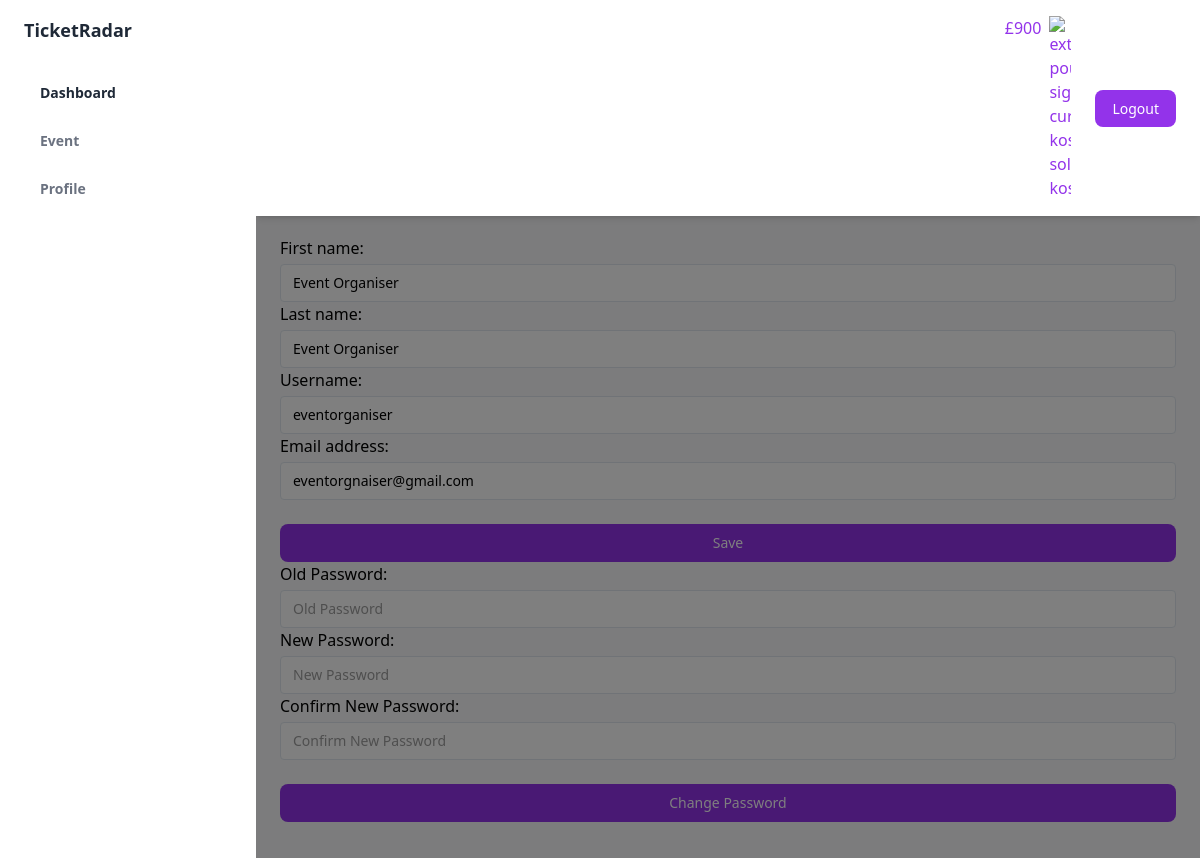
Screenshot of /profile/ (signed in) with the database file from the repository.
### account/models.py (models this page shows, shortened)
class Account(AbstractUser):
    is_event_organizer = models.BooleanField(default=False)
    amount = models.IntegerField(default=0)

### account/views.py (the view)
# urls.py: path('profile/',views.profile,name='profile'),
@login_required
def profile(request):
    user = Account.objects.get(username=request.user.username)
    if request.method == 'POST':
        form = UserProfileUpdateForm(request.POST, instance=user)
        if form.is_valid():
            old_password = form.cleaned_data.get('old_password')
            new_password1 = form.cleaned_data.get('new_password1')
            new_password2 = form.cleaned_data.get('new_password2')
            if old_password and new_password1 and new_password2:
                user.set_password(new_password1)
                user.save()
                update_session_auth_hash(request, user)
                messages.success(request, 'Your account has been updated Successfully.')
                return redirect('profile')
            form.save()
            return redirect('profile')
    else:
        form = UserProfileUpdateForm(instance=user)
    return render(request,'account/profile.html',{'user':user,'form':form})

### account/forms.py (shortened to what this page needs)
class UserProfileUpdateForm(UserChangeForm):
    old_password = forms.CharField(widget=forms.PasswordInput(), required=False, label='Old Password')
    new_password1 = forms.CharField(widget=forms.PasswordInput(), required=False, label='New Password')
    new_password2 = forms.CharField(widget=forms.PasswordInput(), required=False, label='Confirm New Password')
    class Meta:
        model = Account
        fields = ['first_name', 'last_name','username' ,'email']
    def __init__(self, *args, **kwargs):
        super(UserProfileUpdateForm, self).__init__(*args, **kwargs)
        for field in self.fields:
            self.fields[field].widget.attrs['class'] = 'block w-full mt-1 text-sm dark:border-gray-600 dark:bg-gray-700 focus:border-purple-400 focus:outline-none focus:shadow-outline-purple dark:text-gray-300 dark:focus:shadow-outline-gray form-input'
            self.fields[field].widget.attrs[
                'placeholder'] = self.fields[field].label

### template/account/profile.html (shortened to what this page needs)
{% extends "base.html" %}
{% block content %}
<section>
  <div class="container py-5">
    <div class="row">
      <div class="col-lg-8">
        <form method="post">
          <div class="row">
            <div class="col-md-12">
              <div class="card mb-4 mb-md-0">
                <div class="card-body">
                  <div class="row">
                    <div class="col-md-7">
                      <div>
                        <label for="id_first_name">First name:</label>
                        {{form.first_name}}
                      </div>
                      <div>
                        <label for="id_last_name">Last name:</label>
                        {{form.last_name}}
                      </div>
                      <div>
                        <label for="id_last_name">Username:</label>
                        {{form.username}}
                      </div>
                      <div>
                        <label for="id_email">Email address:</label>
                        {{form.email}}
                      </div>
                      <div class="pt-2">
                        <button type="submit" class="block w-full px-4 py-2 mt-4 text-sm font-medium leading-5 text-center text-white transition-colors duration-150 bg-purple-600 border border-transparent rounded-lg active:bg-purple-600 hover:bg-purple-700 focus:outline-none focus:shadow-outline-purple">
                          Save
                        </button>
                      </div>
                    </div>
                    <div class="col-md-5">
                      <div>
                        <label for="id_old_password">Old Password:</label>
                        {{form.old_password}}
                      </div>
                      <div>
                        <label for="id_new_password1">New Password:</label>
                        {{form.new_password1}}
                      </div>
                      <div>
                        <label for="id_new_password2">Confirm New Password:</label>
                        {{form.new_password2}}
                      </div>
                      <div class="pt-2">
                        <button type="submit" class="block w-full px-4 py-2 mt-4 text-sm font-medium leading-5 text-center text-white transition-colors duration-150 bg-purple-600 border border-transparent rounded-lg active:bg-purple-600 hover:bg-purple-700 focus:outline-none focus:shadow-outline-purple">
                          Change Password
                        </button>
                      </div>
                    </div>
                  </div>
                </div>
              </div>
            </div>
          </div>
        </form>
      </div>
    </div>
  </div>
</section>
{% endblock content %}

### template/base.html (shortened to what this page needs)
{%load static%}
<!DOCTYPE html>
<html :class="{ 'theme-dark': dark }" x-data="data()" lang="en">
<head>
  <link rel="stylesheet" href="{% static './assets/css/tailwind.output.css' %}" />
  <link rel="stylesheet" href="https://cdnjs.cloudflare.com/ajax/libs/Chart.js/2.9.3/Chart.min.css" />
  <script src="https://cdn.tailwindcss.com"></script>
</head>
<body>
  <div class="flex h-screen bg-gray-50 dark:bg-gray-900" :class="{ 'overflow-hidden': isSideMenuOpen }">
    <aside class="z-20 hidden w-64 overflow-y-auto bg-white dark:bg-gray-800 md:block flex-shrink-0">
      <div class="py-4 text-gray-500 dark:text-gray-400">
        <a class="ml-6 text-lg font-bold text-gray-800 dark:text-gray-200" href="#">
          TicketRadar
        </a>
        {% if request.user.is_authenticated%}
        <ul class="mt-6">
          <li class="relative px-6 py-3">
            <a class="inline-flex items-center w-full text-sm font-semibold text-gray-800 transition-colors duration-150 hover:text-gray-800 dark:hover:text-gray-200 dark:text-gray-100"
              href="/dashboard/">
              <span class="ml-4">Dashboard</span>
            </a>
          </li>
        </ul>
        <ul>
          <li class="relative px-6 py-3">
            <a class="inline-flex items-center w-full text-sm font-semibold transition-colors duration-150 hover:text-gray-800 dark:hover:text-gray-200"
              href="/event/">
              <span class="ml-4">Event</span>
            </a>
          </li>
          <li class="relative px-6 py-3">
            <a class="inline-flex items-center w-full text-sm font-semibold transition-colors duration-150 hover:text-gray-800 dark:hover:text-gray-200"
              href="/profile/">
              <span class="ml-4">Profile</span>
            </a>
          </li>
        </ul>
        {%endif%}
      </div>
    </aside>
    <div x-show="isSideMenuOpen" x-transition:enter="transition ease-in-out duration-150"
      x-transition:enter-start="opacity-0" x-transition:enter-end="opacity-100"
      x-transition:leave="transition ease-in-out duration-150" x-transition:leave-start="opacity-100"
      x-transition:leave-end="opacity-0"
      class="fixed inset-0 z-10 flex items-end bg-black bg-opacity-50 sm:items-center sm:justify-center"></div>
    <div class="flex flex-col flex-1 w-full">
      <header class="z-10 py-4 bg-white shadow-md dark:bg-gray-800">
        <div
          class="container flex items-center justify-between h-full px-6 mx-auto text-purple-600 dark:text-purple-300">
          <ul class="flex items-center flex-shrink-0 space-x-6">
            {% if request.user.is_authenticated %}
            <li class="flex gap-2">
              £{{request.user.amount}}
              <img width="22" height="22" src="https://img.icons8.com/external-kosonicon-solid-kosonicon/48/external-pound-sign-currency-kosonicon-solid-kosonicon.png" alt="external-pound-sign-currency-kosonicon-solid-kosonicon"/>
            </li>
            <li class="relative">
              <a href="/logout/"
                class="px-4 py-2 text-sm font-medium leading-5 text-white transition-colors duration-150 bg-purple-600 border border-transparent rounded-lg active:bg-purple-600 hover:bg-purple-700 focus:outline-none focus:shadow-outline-purple"
                @click="toggleProfileMenu" @keydown.escape="closeProfileMenu" aria-label="Account" aria-haspopup="true">
                Logout
              </a>
            </li>
            {%endif%}
          </ul>
        </div>
      </header>
      <main class="h-full overflow-y-auto">
        <div class="container px-6 mx-auto grid">
          {% block content%}
          {%endblock%}
        </div>
      </main>
    </div>
  </div>
</body>
</html>

### rows the page displays
Account: user.amount "900", first_name "Event Organiser", last_name "Event Organiser", username "eventorganiser", email "eventorgnaiser@gmail.com"
